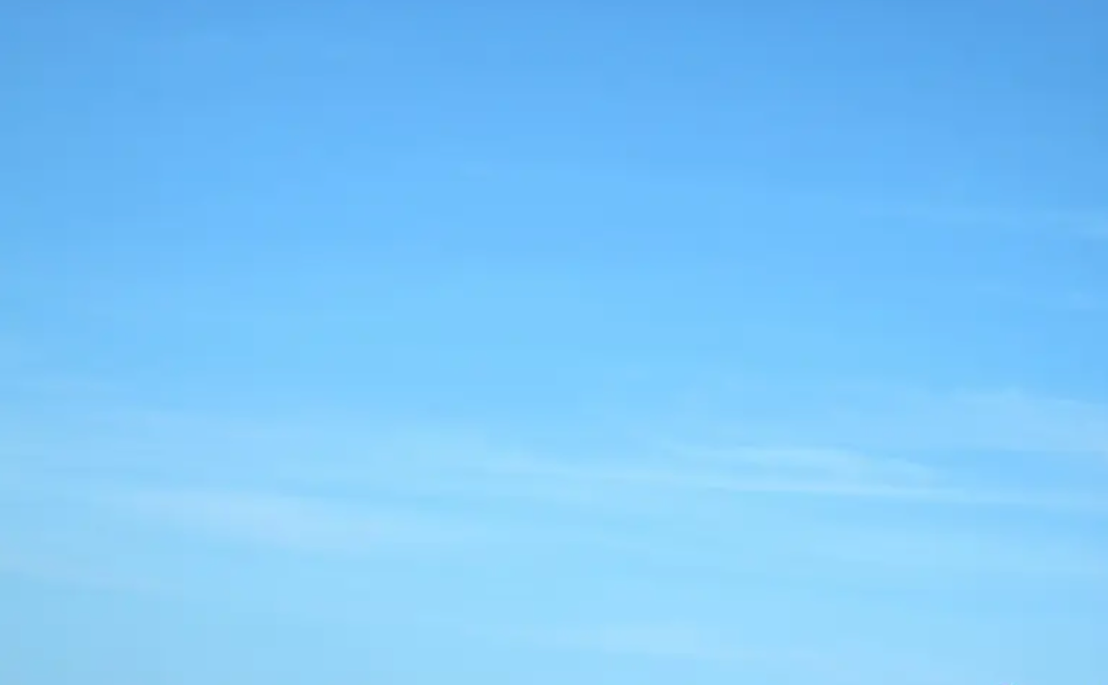
#> input picture LAB 3/Lescano_lab03/examples/sky.png, 1108 x 685 px; the run also reads 1 picture not shown here
$ python test1.py
#> lines starting #> are read from the running program, lines starting #| are printed output that depends on the picture; after the words box and inside, x2 and y2 are one past the last pixel; in counts of white or black regions, pixels touching at a corner belong together; pictures that were not available may be replaced by others from this repository, and a replacement may not be noted
import cv2
import numpy as np


# Step-2
# Find the Gaussian pyramid of the two images and the mask
def gaussian_pyramid(img, num_levels):
    lower = img.copy()
    gaussian_pyr = [lower]
    for i in range(num_levels):
        lower = cv2.pyrDown(lower)
        gaussian_pyr.append(np.float32(lower))
    return gaussian_pyr

# Step-3
# Then calculate the Laplacian pyramid
def laplacian_pyramid(gaussian_pyr):
    laplacian_top = gaussian_pyr[-1]
    num_levels = len(gaussian_pyr) - 1

    laplacian_pyr = [laplacian_top]
    for i in range(num_levels,0,-1):
        size = (gaussian_pyr[i - 1].shape[1], gaussian_pyr[i - 1].shape[0])
        gaussian_expanded = cv2.pyrUp(gaussian_pyr[i], dstsize=size)
        laplacian = np.subtract(gaussian_pyr[i-1], gaussian_expanded)
        laplacian_pyr.append(laplacian)
    return laplacian_pyr

# Step-4
# Now blend the two images wrt. the mask
def blend(laplacian_A,laplacian_B,mask_pyr):
    LS = []
    for la,lb,mask in zip(laplacian_A,laplacian_B,mask_pyr):
        ls = lb * mask + la * (1.0 - mask)
        LS.append(ls)
    return LS

# Step-5
# Reconstruct the original image
def reconstruct(laplacian_pyr):
    laplacian_top = laplacian_pyr[0]
    laplacian_lst = [laplacian_top]
    num_levels = len(laplacian_pyr) - 1
    for i in range(num_levels):
        size = (laplacian_pyr[i + 1].shape[1], laplacian_pyr[i + 1].shape[0])
        laplacian_expanded = cv2.pyrUp(laplacian_top, dstsize=size)
        laplacian_top = cv2.add(laplacian_pyr[i+1], laplacian_expanded)
        laplacian_lst.append(laplacian_top)
    return laplacian_lst

# Now let's call all these functions
if __name__ == '__main__':
    # Step-1
    # Load the two images
    img1 = cv2.imread('examples/sky.png')
#> img1 is the input picture: shape (685, 1108, 3); mean B, G, R 249.8, 198.7, 125.5
    img1 = cv2.resize(img1, (1800, 1000))
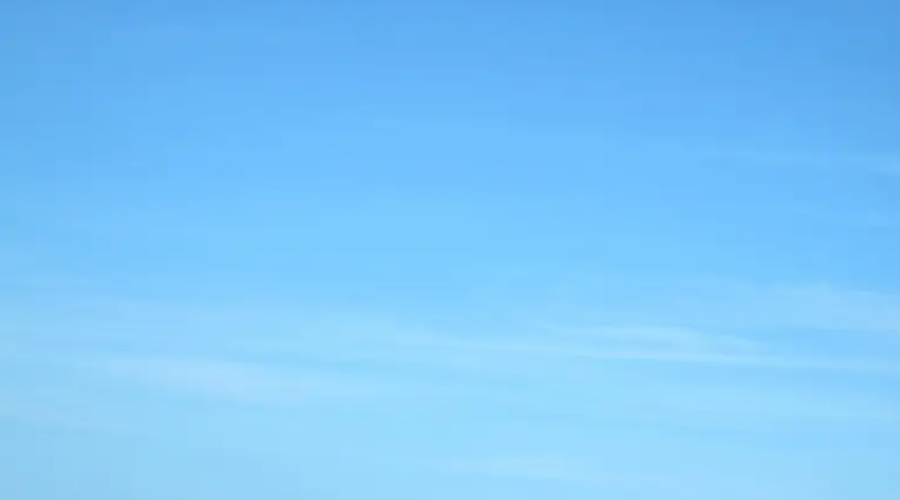
#> img1: shape (1000, 1800, 3) (shown at 1/2 size); mean B, G, R 249.8, 198.7, 125.5
    img2 = cv2.imread('examples/plane.jpg')
    img2 = cv2.resize(img2, (1800, 1000))

    # Create the mask
    mask = np.zeros((1000,1800,3), dtype='float32')
    mask[250:500,640:1440,:] = (1,1,1)

    num_levels = 7

    # For image-1, calculate Gaussian and Laplacian
    gaussian_pyr_1 = gaussian_pyramid(img1, num_levels)
#> the loop in gaussian_pyramid, `for i in range(num_levels):` made 7 passes
#> pass 1, in gaussian_pyramid, `lower = cv2.pyrDown(lower)`:
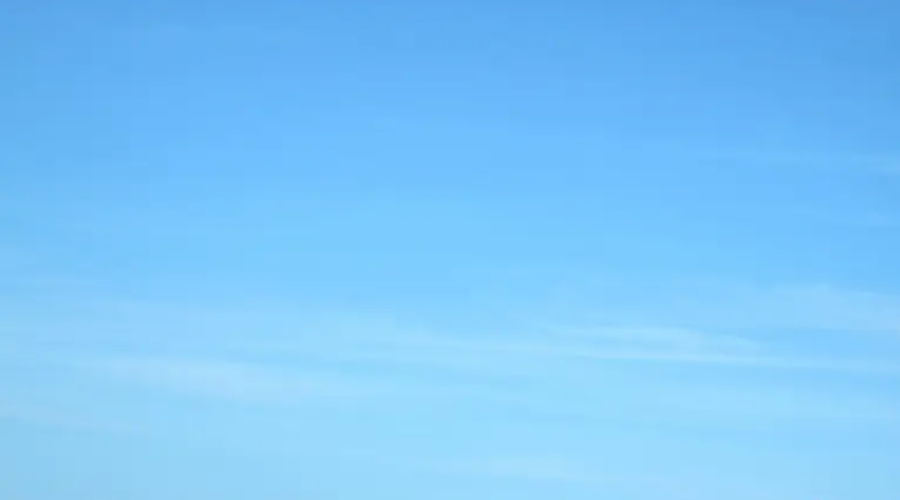
#> lower: shape (500, 900, 3); mean B, G, R 249.8, 198.6, 125.5
#> after the loop in gaussian_pyramid, `for i in range(num_levels):`: gaussian_pyr = 8 items
#> gaussian_pyr_1 = 8 items
    laplacian_pyr_1 = laplacian_pyramid(gaussian_pyr_1)
#> in laplacian_pyramid, `num_levels = len(gaussian_pyr) - 1`: num_levels = 7
#> the loop in laplacian_pyramid, `for i in range(num_levels,0,-1):` made 7 passes
#> pass 2, in laplacian_pyramid, `laplacian = np.subtract(gaussian_pyr[i-1], gaussian_expanded)`:
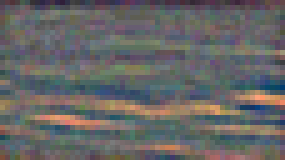
#> laplacian: shape (32, 57, 3) float32 (shown 5 times larger); mean of channels 0, 1, 2 -0.0601, -0.0525, -0.025; drawn with min black and max white
#> pass 3, in laplacian_pyramid, `laplacian = np.subtract(gaussian_pyr[i-1], gaussian_expanded)`:
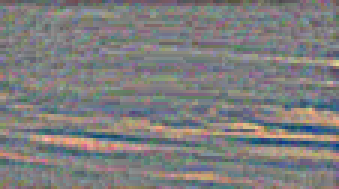
#> laplacian: shape (63, 113, 3) float32 (shown 3 times larger); mean of channels 0, 1, 2 -0.0191, -0.0142, -0.0021; drawn with min black and max white
#> after the loop in laplacian_pyramid, `for i in range(num_levels,0,-1):`: laplacian_pyr = 8 items
#> laplacian_pyr_1 = 8 items

    # For image-2, calculate Gaussian and Laplacian
    gaussian_pyr_2 = gaussian_pyramid(img2, num_levels)
#> gaussian_pyr_2 = 8 items
    laplacian_pyr_2 = laplacian_pyramid(gaussian_pyr_2)
#> laplacian_pyr_2 = 8 items

    # Calculate the Gaussian pyramid for the mask image and reverse it.
    mask_pyr_final = gaussian_pyramid(mask, num_levels)
#> the loop in gaussian_pyramid (call 3), `for i in range(num_levels):` made 7 passes
#> pass 2, in gaussian_pyramid (call 3), `lower = cv2.pyrDown(lower)`:
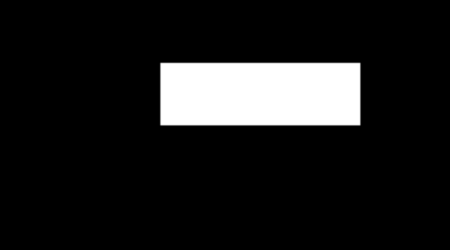
#> lower: shape (250, 450, 3) float32; min 0, max 1, mean 0.111
#> mask_pyr_final = 8 items
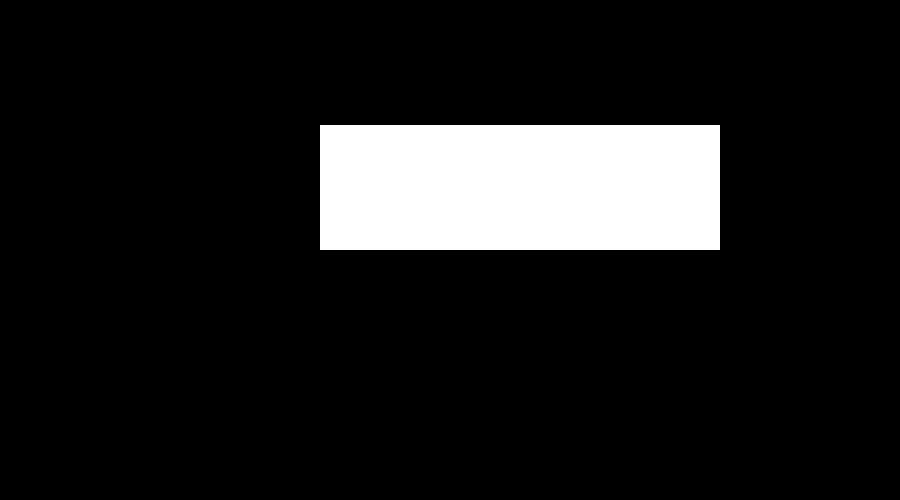
#> mask: shape (1000, 1800, 3) float32 (shown at 1/2 size); values 0 (black) and 1 (white), 11.1% white; 1 white region, box (x1, y1, x2, y2) and area: (640, 250, 1440, 500) 200000
    mask_pyr_final.reverse()

    # Blend the images
    add_laplace = blend(laplacian_pyr_1,laplacian_pyr_2,mask_pyr_final)
#> the loop in blend, `for la,lb,mask in zip(laplacian_A,laplacian_B,mask_pyr):` made 8 passes
#> add_laplace = 8 items

    # Reconstruct the images
    final  = reconstruct(add_laplace)
#> in reconstruct, `num_levels = len(laplacian_pyr) - 1`: num_levels = 7
#> after the loop in reconstruct, `for i in range(num_levels):`: laplacian_lst = 8 items
#> final = 8 items

    # Save the final image to the disk
    cv2.imwrite('output/crazyblend.png', final[num_levels])
